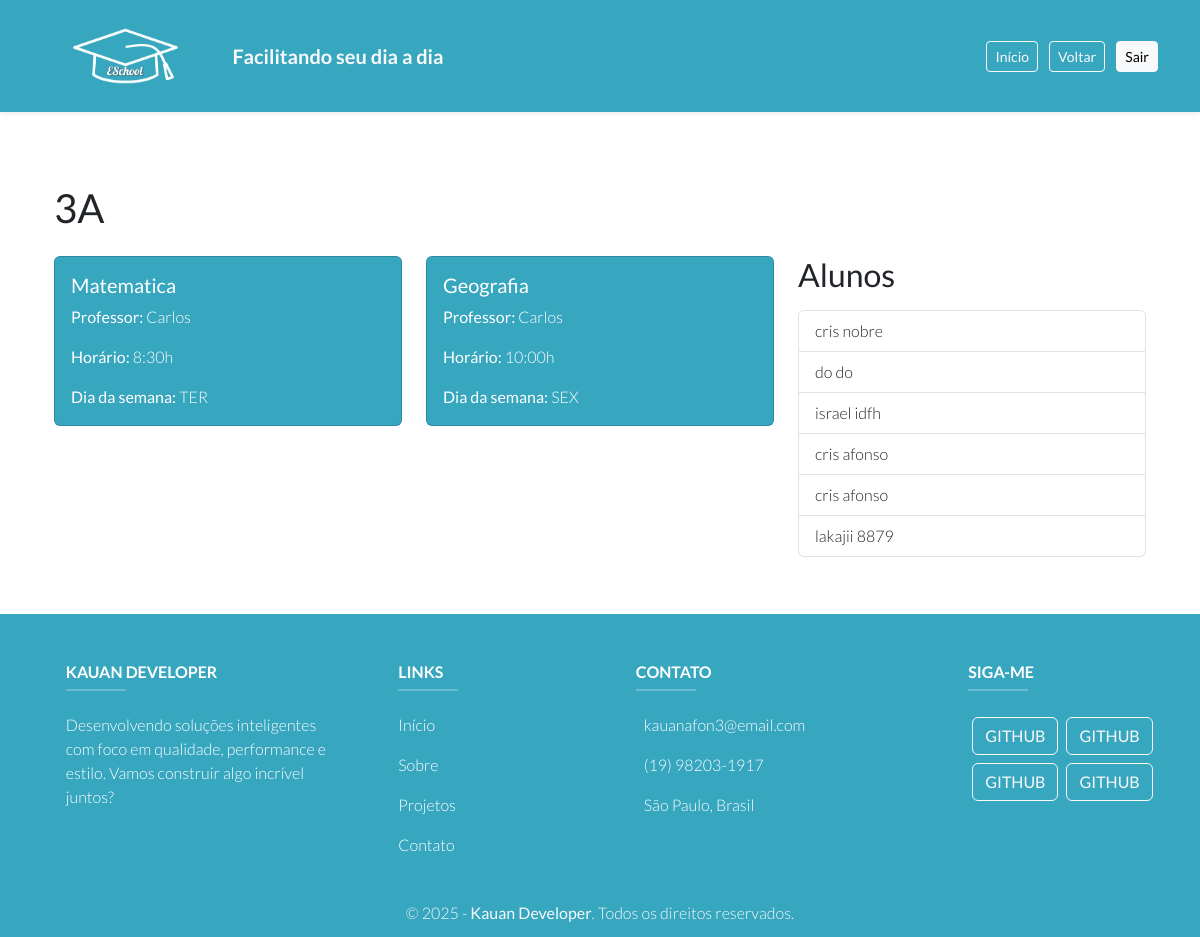
The page /turmas/detalhes/1 on the database as committed earlier.
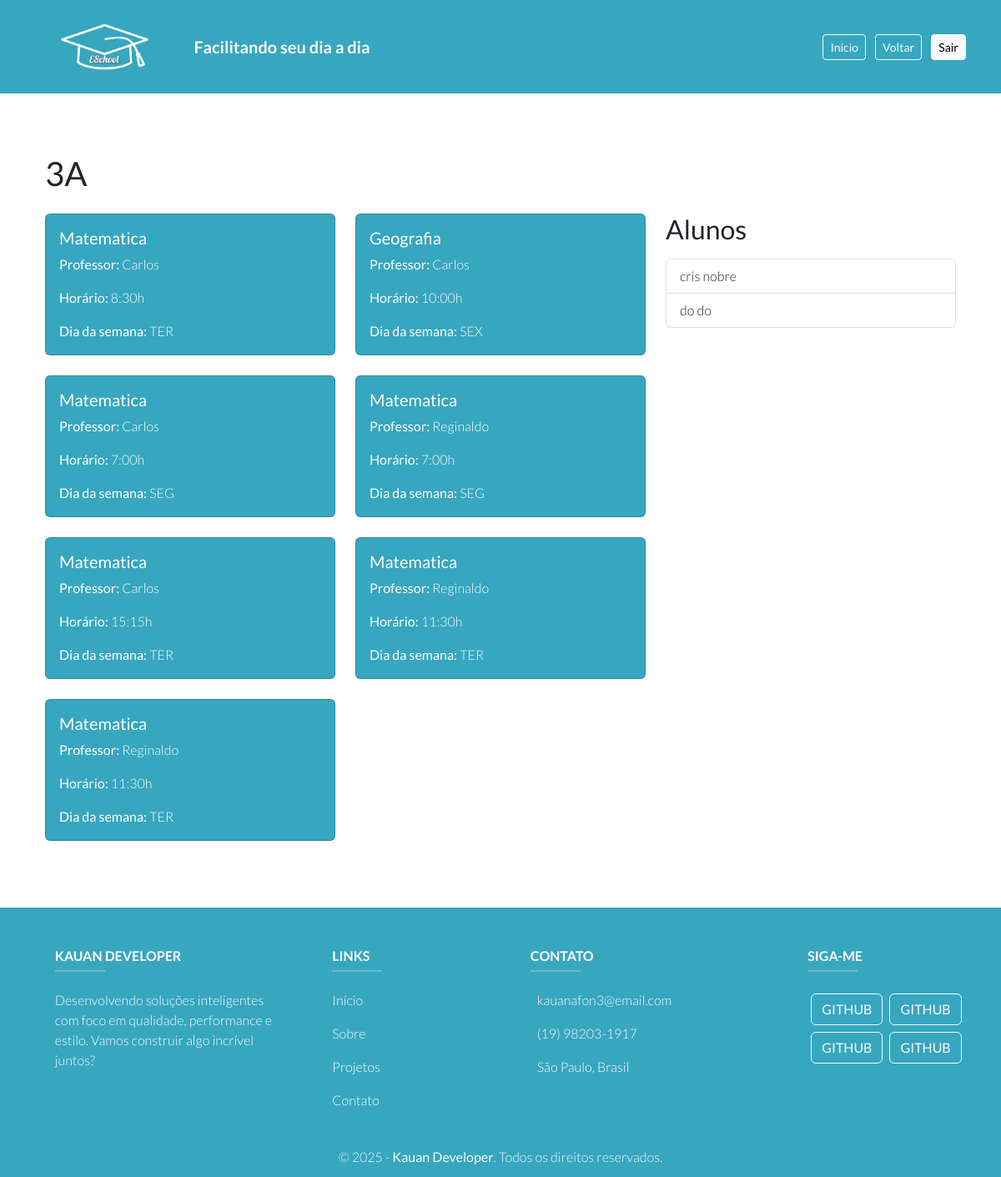
The same page on the database as committed later.
### app/models.py (models this page shows, shortened)
class Professor(models.Model):
    nome = models.CharField(max_length=255)
    def __str__(self):
        return self.nome

class Materia(models.Model):
    materias = [
        ("Matematica", "Matemática"),
        ("Portugues", "Português"),
        ("Historia", "História"),
        ("Geografia", "Geografia"),
        ("Quimica", "Química"),
        ("Fisica", "Física"),
        ("Biologia", "Biologia"),
    ]
    nome_materia = models.CharField(max_length=50,choices=materias)
    def __str__(self):
        return self.nome_materia

class Horario(models.Model):
    horarios = [
        ("7:00h", "7:00h"),
        ("7:45h", "7:45h"),
        ("8:30h", "8:30h"),
        ("9:15h", "9:15h"),
        ("10:00h", "10:00h"),
        ("10:45h", "10:45h"),
        ("11:30h", "11:30h"),
        ("12:15h", "12:15h"),
        ("13:00h", "13:00h"),
        ("13:45h", "13:45h"),
        ("14:30h", "14:30h"),
        ("15:15h", "15:15h"),
        ("16:00h", "16:00h"),
        ("16:45h", "16:45h"),
        ("17:30h", "17:30h"),
    ]
    horario_aula = models.CharField(max_length=50,choices=horarios,unique=True)
    def __str__(self):
        return self.horario_aula

class Dias_semanas_Aulas(models.Model):
    pk_dia_semana = models.ForeignKey(Dias_semanas, on_delete=models.CASCADE)
    def __str__(self):
        return str(self.pk_dia_semana)

class Dias_semanas(models.Model):
    dias = [
        ("SEG", "Segunda-Feira"),
        ("TER", "Terça-Feira"),
        ("QUA", "Quarta-Feira"),
        ("QUI", "Quinta-Feira"),
        ("SEX", "Sexta-Feira"),
    ]
    dia = models.CharField(max_length=55,choices=dias, unique=True)
    def __str__(self):
        return self.dia

class Aluno(AbstractUser):
    ra = models.CharField(max_length=10, unique=True, null=True, blank=True)
    data_nascimento = models.DateField(null=True, blank=True)
    foto_perfil = models.ImageField(upload_to='fotos_perfil/', null=True, blank=True)
    pk_turma = models.ForeignKey(Turma, on_delete=models.SET_NULL, null=True, blank=True) #para não der erro na hr de criar o super user use null e blank

### app/views.py (the view)
# urls.py: path("turmas/detalhes/<int:pk>", views.visualizar_sala , name='detalhes_turmas'),
def visualizar_sala(request, pk):
    try:
        turma = get_object_or_404(Turma, pk=pk) #Pegando o id da turma
        aulas = Aulas.objects.filter(pk_turma = turma) #Mesclando as tabelas relacionadas a aulas pela FK da turma
        aulas_info = []
        alunos = Aluno.objects.filter(pk_turma = pk)
        for aula in aulas:
            aulas_info.append({
                'pk':aula.pk,
                'professor': aula.pk_professor,
                'materia': aula.pk_materia,
                'horario': aula.pk_horario,
                'turma': aula.pk_turma,
                'dia_semana': aula.pk_dias_semana
            })#retoronado os dados
        return render(request, "detalhes.html", {"turma": turma, "aulas": aulas_info, "alunos":alunos})
    except Exception as e:
        print(f"Error: {e}")
        return HttpResponseNotFound("Ocorreu um erro ao tentar carregar a turma e os professores.") #mensagem de erro caso for nescessario

### app/Templates/detalhes.html (shortened to what this page needs)
{% extends "base.html" %}
{% block content %}
<div class="container mt-4">
    <div class="d-flex justify-content-between align-items-center mb-4">
        <h1 class="mb-0">{{ turma.serie_turma }}</h1>
    </div>
    <div class="row">
        <div class="col-md-8">
            <div class="row">
                {% if aulas %}
                    {% for i in aulas %}
                        <div class="col-md-6 mb-4">
                            <div class="card h-100" style='background-color: #0590afcc; color:white;'>
                                <div class="card-body">
                                    <h5 class="card-title">{{ i.materia }}</h5>
                                    <p class="card-text"><strong>Professor:</strong> {{ i.professor }}</p>
                                    <p class="card-text"><strong>Horário:</strong> {{ i.horario }}</p>
                                    <p class="card-text"><strong>Dia da semana:</strong> {{ i.dia_semana }}</p>
                                </div>
                            </div>
                        </div>
                    {% endfor %}
                {% else %}
                    <p class="text-muted">Nenhuma aula cadastrada para essa turma.</p>
                {% endif %}
            </div>
        </div>
        <div class="col-md-4">
            <div class="d-flex justify-content-between align-items-center mb-3">
                <h2 class="mb-0">Alunos</h2>
            </div>
            <ul class="list-group">
                {% if alunos %}
                    {% for i in alunos %}
                        <li class="list-group-item d-flex justify-content-between align-items-center">
                            {{ i.first_name }} {{ i.last_name }}
                        </li>
                    {% endfor %}
                {% else %}
                    <li class="list-group-item text-muted">Nenhum aluno cadastrado.</li>
                {% endif %}
            </ul>
        </div>
    </div>
</div>
{% endblock %}

Rows that differ between the two databases and show on the page:
removed Aluno: first_name "israel", last_name "idfh"
removed Aluno: first_name "cris", last_name "afonso"
removed Aluno: first_name "cris", last_name "afonso"
removed Aluno: first_name "lakajii", last_name "8879"
now on one of the page's lists (row unchanged): Professor: materia "Matematica", professor "Carlos", horario "7:00h", dia_semana "SEG", horario "15:15h", dia_semana "TER"
now on this page (row unchanged): Professor: materia "Matematica", professor "Reginaldo", horario "7:00h", dia_semana "SEG", horario "11:30h", dia_semana "TER"
